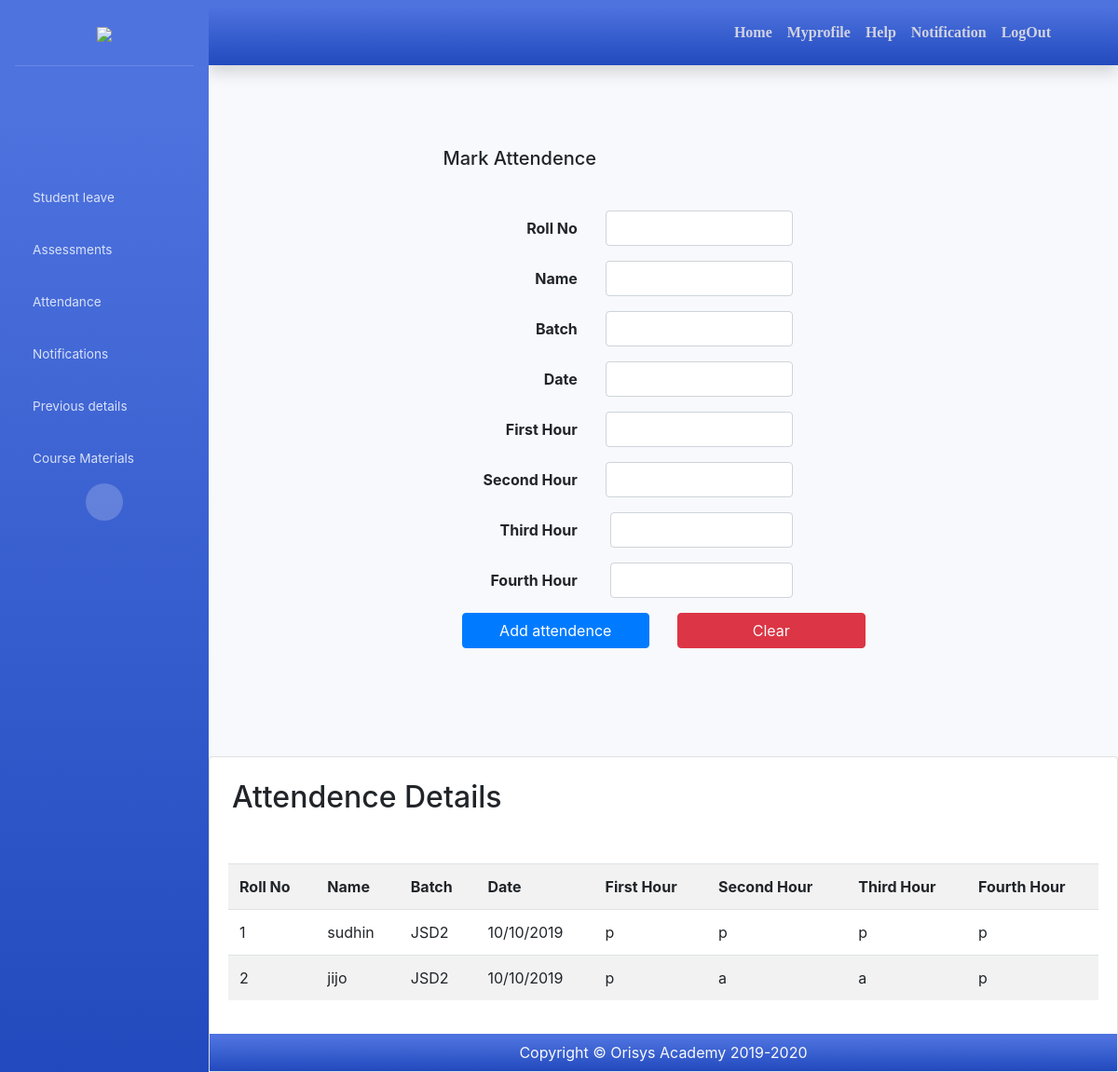
The app's page /fac-styudentr_attend/ (signed in) with its own data.
### faculty/models.py (models this page shows)
class faculty_attendence(models.Model):
    roll_no          = models.IntegerField(primary_key=True)
    name             = models.CharField(max_length=200)
    batch            = models.CharField(max_length=200)
    date             = models.CharField(max_length=200,blank=True)
    fhour            = models.CharField(max_length=200)
    shour            = models.CharField(max_length=200)
    thour            = models.CharField(max_length=200)
    fohour           = models.CharField(max_length=200,blank=True)
    class Meta:
       db_table = 'faculty_attendence'

### faculty/views.py (the view)
# urls.py: path('fac-styudentr_attend/',views.fac_stud_atten,name='fac_student_attendence'),
def fac_stud_atten(request):
    QuerySet        = faculty_profile.objects.all().get(username=request.session['fac_user'])
    var             = QuerySet.batchincharge
    QuerySet1       = faculty_attendence.objects.all().filter(batch=var)
    return render(request,'faculty_stud_attendence.html',{'stud_data':QuerySet1})

### faculty/templates/faculty_stud_attendence.html (shortened to what this page needs)
{% load static %}
<!DOCTYPE html>
<html lang="en">
<head>
  <link  rel="stylesheet" href="{% static 'fontawesome/css/all.min.css' %}">
  <link  rel="stylesheet" href="{% static 'css/sb-admin-2.min.css' %}">
   <link rel="stylesheet" href="{% static 'css/bootstrap.min.css' %}">
  <link  rel="stylesheet" href="{% static 'css/style.css' %}">
</head>
<body id="page-top">
  <div id="wrapper">
    <ul class="navbar-nav bg-gradient-primary sidebar sidebar-dark accordion" id="accordionSidebar">
      <a class="sidebar-brand d-flex align-items-center justify-content-center" href="index.php">
			<div>
		<img src="{% static 'img/log.svg' %}" class="img-fluid">
        </div>
      </a>
      <hr class="sidebar-divider my-0">
      <li class="nav-item active">
        <a class="nav-link" href="index.php" class="text-center">
          <i class="fas fa-user user-font px-4"></i></a></li>
	   <li class="nav-item">
        <a class="nav-link collapsed" href="{% url 'student_leave' %}" >
          <i class="fas fa-user-graduate"></i>
          <span>Student leave</span>
        </a>
      <li class="nav-item">
        <a class="nav-link collapsed" href="{% url 'student_assessmnt' %}" >
          <i class="fas fa-chalkboard-teacher"></i>
          <span>Assessments</span>
        </a>
      </li>
      <li class="nav-item">
        <a class="nav-link collapsed" href="{% url 'fac_student_attendence' %}" >
          <i class="fas fa-school"></i>
          <span>Attendance</span>
        </a>
      </li>
      <li class="nav-item">
        <a class="nav-link collapsed" href="#" data-toggle="collapse" data-target="#collapsePages" aria-expanded="true" aria-controls="collapsePages">
          <i class="fas fa-bell"></i>
          <span>Notifications</span>
        </a>
      </li>
      <li class="nav-item">
        <a class="nav-link" href="charts.html">
          <i class="fas fa-info-circle"></i>
          <span>Previous details</span></a>
      </li>
	  <li class="nav-item">
        <a class="nav-link" href="charts.html">
          <i class="fas fa-info-circle"></i>
          <span>Course Materials</span></a>
      </li>
      <div class="text-center d-none d-md-inline">
        <button class="rounded-circle border-0" id="sidebarToggle"></button>
      </div>
    </ul>
    <div id="content-wrapper" class="d-flex flex-column">
      <div id="content">
		<div class="container-fliud">
        <nav class="navbar navbar-expand navbar-light topbar mb-4 static-top shadow bg-gradient-primary">
          <ul class="navbar-nav ml-auto pr-5 p-hide">
            <li class="nav-item ">
              <a class="nav-link " href="{% url 'faculty_home' %}">
                <i class="fas fa-home"><p> Home</p></i>
              </a>
            </li>
			<li class="nav-item">
              <a class="nav-link " href="{% url 'faculty_profile' %}"  >
                <i class="fas fa-user "><p> Myprofile</p></i>
              </a>
            </li>
			<li class="nav-item">
              <a class="nav-link " href="#">
                <i class="fas fa-info"> <p>Help</p></i>
              </a>
            </li>
			<li class="nav-item">
              <a class="nav-link " href="#"  >
                <i class="fas fa-bell "><p> Notification</p></i>
              </a>
            </li>
			<li class="nav-item">
              <a class="nav-link " href="{% url 'logout' %}" >
                <i class="fas fa-sign-out-alt  text-gray"><p>LogOut</p></i>
              </a>
            </li>
          </ul>
        </nav>
		</div>
</div>
<form method="post" action="{% url 'faculty_add_attendence' %}" class="">
  <div class="controls">
<div class="row py-md-5">
  <div class="col-md-3">
  </div>
  <div class="col-md-6 h-style">
    <h5 class="py-3">Mark Attendence</h5>
    <div class="card-body">
      <div name="my-form" onsubmit="return validform()" action="" method="POST">
        <div class="form-group row">
          <label class="col-md-4 col-form-label text-md-right font-weight-bolder">Roll No</label>
          <div class="col-md-6 ">
            <input type="text" id="full_name" class="form-control box-bg " name="roll_no" >
          </div>
        </div>
        <div class="form-group row">
          <label class="col-md-4 col-form-label text-md-right font-weight-bolder">Name</label>
          <div class="col-md-6">
            <input type="text" id="email_address" class="form-control box-bg" name="name" value={{i.name}} >
          </div>
        </div>
        <div class="form-group row">
          <label class="col-md-4 col-form-label text-md-right font-weight-bolder">Batch</label>
          <div class="col-md-6">
            <input type="text" id="email_address" class="form-control box-bg" name="batch" value={{i.batch}} >
          </div>
        </div>
        <div class="form-group row">
          <label class="col-md-4 col-form-label text-md-right font-weight-bolder">Date</label>
          <div class="col-md-6">
            <input type="text"  class="form-control box-bg" name="date" >
          </div>
        </div>
        <div class="form-group row">
          <label class="col-md-4 col-form-label text-md-right font-weight-bolder">First Hour</label>
          <div class="col-md-6">
            <input type="text"  class="form-control box-bg" name="fhour" >
          </div>
        </div>
         <div class="form-group row">
          <label class="col-md-4 col-form-label text-md-right font-weight-bolder">Second Hour</label>
          <div class="col-md-6">
            <input type="text"   class="form-control box-bg" name="shour" >
          </div>
        </div>
        <div class="form-group row">
          <label class="col-md-4 col-form-label text-md-right font-weight-bolder">Third Hour</label>
          <div class="col-md-6 d-flex form-check">
            <input type="text"   class="form-control box-bg"  name="thour" >
          </div>
        </div>
        <div class="form-group row">
          <label class="col-md-4 col-form-label text-md-right font-weight-bolder">Fourth Hour</label>
          <div class="col-md-6 d-flex form-check">
            <input type="text"   class="form-control box-bg"  name="fohour" >
          </div>
        </div>
        <div class="row">
          <div class="col-md-6 text-right">
            <button type="submit" class="btn btn-primary " onclick="">
            Add attendence
            </button>
          </div>
          <div class="col-md-6 ">
            <button type="submit" class="btn btn-danger"><a href="#" class="text-light text-decoration-none">
            Clear</a>
            </button>
          </div>
          </div>
          </form>
          </div>
          </div>
      <div class="card mt-5" >
        <div class="card-title m-4">
          <h2>Attendence Details</h2>
        </div>
        <div class="card-body">
        <div style="overflow-x:auto;">
          <table class="table table-striped">
            <tr>
              <th scope="col">Roll No</th>
              <th scope="col">Name</th>
              <th scope="col">Batch</th>
              <th scope="col">Date</th>
              <th scope="col">First Hour</th>
              <th scope="col">Second Hour</th>
              <th scope="col">Third Hour</th>
              <th scope="col">Fourth Hour</th>
            </tr>
            {% if stud_data %}
            {% for i in stud_data %}
            <tr>
              <td scope="col">{{i.roll_no}}</td>
              <td scope="col">{{i.name}}</td>
              <td scope="col">{{i.batch}}</td>
              <td scope="col">{{i.date}}</td>
              <td scope="col">{{i.fhour}}</td>
              <td scope="col">{{i.shour}}</td>
              <td scope="col">{{i.thour}}</td>
              <td scope="col">{{i.fohour}}</td>
            </tr>
            {% endfor %}
            {% endif %}
          </table>
        </div>
      </div>
      <footer class="">
          <div class="copyright text-center bg-gradient-primary py-2 text-light">
            <span>Copyright &copy; Orisys Academy 2019-2020</span>
        </div>
      </footer>
</div>
</body>
</html>

### faculty/static/css/style.css (style rules this page uses)
.user-font { font-size:80px!important; }
.form-style input,button { width: 100%; }
.box-bg { outline:none; }

### records on screen
faculty_attendence: roll_no "1", name "sudhin", batch "JSD2", date "10/10/2019", fhour "p", shour "p", thour "p", fohour "p"
faculty_attendence: roll_no "2", name "jijo", batch "JSD2", date "10/10/2019", fhour "p", shour "a", thour "a", fohour "p"
